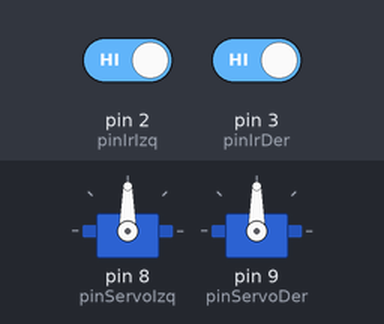
Recording of a sketch running on a simulated Arduino Uno, built with avr-gcc and run on an emulated ATmega328P. Parts: 2 × servo. The inputs (shaded band) are chosen by the test bench; at power-on: pin 2 (pinIrIzq) HIGH, pin 3 (pinIrDer) HIGH.

Above: at 1.2 s.
1.3 s: pin 2 (pinIrIzq) driven LOW
At 1.7 s:
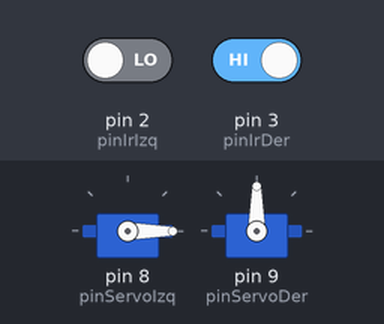
2.8 s: pin 3 (pinIrDer) driven LOW
At 4.0 s:
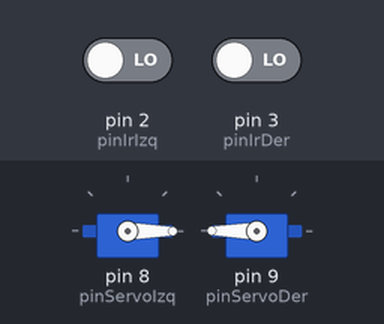
4.3 s: pin 2 (pinIrIzq) driven HIGH
At 5.2 s:
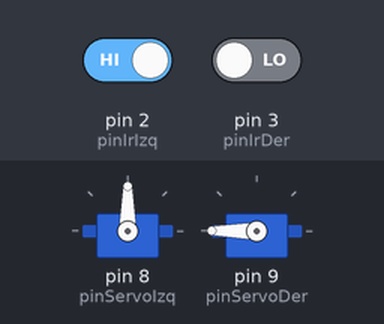
5.8 s: pin 3 (pinIrDer) driven HIGH
At 6.4 s:
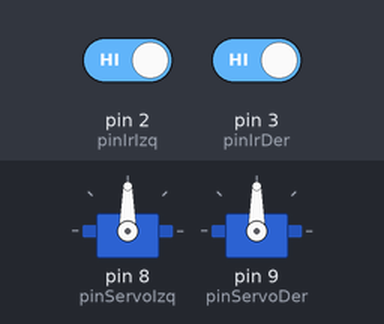
Timing chart, 0 to 8.3 s (numbered marks = the images above; inputs shaded):
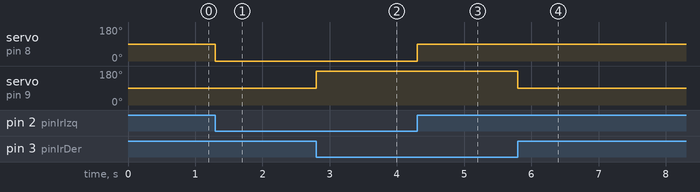

Measured:
- after the input at 1.3 s, servo on pin 8 (pinServoIzq): 90° → 0° at once
- after the input at 2.8 s, servo on pin 9 (pinServoDer): 90° → 180° at once
- after the input at 4.3 s, servo on pin 8 (pinServoIzq): 0° → 90° at once
- after the input at 5.8 s, servo on pin 9 (pinServoDer): 180° → 90° at once

The sketch:

sigueLinea.ino
```cpp
#include <Servo.h>
Servo servoIzq;
Servo servoDer;
int NO_LINEA = 1;
int LINEA = 0;

int pinServoDer = 9;
int pinServoIzq = 8;
int pinIrDer = 3;
int pinIrIzq = 2;


void setup() {
  servoIzq.attach(pinServoIzq);
  servoDer.attach(pinServoDer);
  pinMode( pinIrDer , INPUT);
  pinMode( pinIrIzq , INPUT);

}

void loop() {
 //servoIzq.write(0); // Vel Máxima
// servoDer.write(180);

 if (digitalRead(pinIrDer) == LINEA && digitalRead(pinIrIzq) == LINEA){
  servoIzq.write(0);
  servoDer.write(180);
 }

 if (digitalRead(pinIrDer) == NO_LINEA && digitalRead(pinIrIzq) == NO_LINEA){
  servoIzq.write(90);
  servoDer.write(90);
 }

 if (digitalRead(pinIrDer) == NO_LINEA && digitalRead(pinIrIzq) == LINEA){
  servoIzq.write(0);
  servoDer.write(90);
 }

 if (digitalRead(pinIrDer) == LINEA && digitalRead(pinIrIzq) == NO_LINEA){
  servoIzq.write(90);
  servoDer.write(180);

 }
}
```
